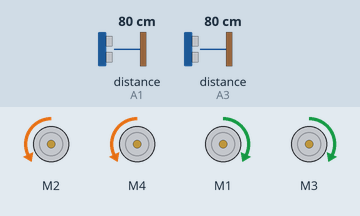
A sketch run on a simulated Arduino Uno, built with avr-gcc and run on an emulated ATmega328P. Parts: 4 × DC motor (green arrow = forward, orange = backward, longer = faster). Wiring (inferred from the names in the program): 2 × ultrasonic range finder: trigger A0, echo A1 / trigger A2, echo A3. The inputs (shaded band) are chosen by the test bench; at power-on: distance to the obstacle (sensors on A1, A3) 80 cm. The echo pulse lasts 58.3 µs per cm; what the sketch prints to the serial monitor is not drawn.

Above: at 0.79 s.
1.3 s: distance to the obstacle (sensor on A1) set to 2 cm
At 2.7 s:
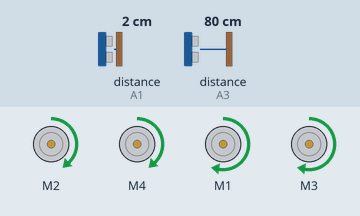
3.0 s: distance to the obstacle (sensor on A3) set to 12 cm
4.5 s: distance to the obstacle (sensor on A3) set to 9 cm
At 5.0 s:
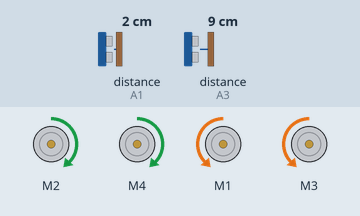
At 7.09 s:
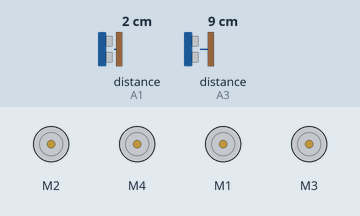
7.5 s: distance to the obstacle (sensor on A1) set to 120 cm
10.5 s: distance to the obstacle (sensor on A3) set to 18 cm
13.5 s: distance to the obstacle (sensor on A1) set to 4 cm
Timing chart, 0 to 16.1 s (numbered marks = the images above; inputs shaded):
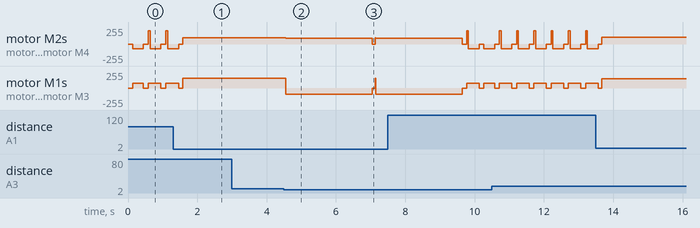

The sketch:

Maze2.ino
```cpp
#include <AFMotor.h>

// ================== Motor Setup ==================
AF_DCMotor mR1(1);
AF_DCMotor mR2(3);
AF_DCMotor mL1(2);
AF_DCMotor mL2(4);

// Base speeds
int BASE_SPEED = 120;
int MIN_DRIVE_SPEED = 70;
int MAX_DRIVE_SPEED = 200;
int TURN_SPEED = 90;
int TURN_SPEED_SLOW = 70;

// Turn timing (ms) – must calibrate
int TURN_TIME_90 = 310;      // left/right 90°
int TURN_BRAKE_PAUSE = 80;

// ================== Ultrasonic Pins ==================
const int trigL = A0;
const int echoL = A1;
const int trigF = A2;
const int echoF = A3;

// ================== Maze / Distance Parameters ==================
const float TARGET_LEFT = 5.5;          // Desired distance to left wall (cm)
const float LEFT_OPEN_THRESHOLD = 14.0; // If left distance > this => junction/opening
const float FRONT_BLOCK_THRESHOLD = 10.0; // If front < this => blocked
const float FRONT_CLEAR_FOR_MOVE = 14.0;  // Need at least this to proceed forward after a turn
const float MIN_VALID_CM = 2.0;         // Reject unrealistically small echoes
const float MAX_VALID_CM = 250.0;       // Cap for ultrasonic sanity

// P-control gain for wall following
float KP = 8.0; // Adjust (5–10 typical)

// Safety / logic timing
unsigned long lastDecisionMillis = 0;
const unsigned long DECISION_INTERVAL = 70; // ms between major decisions

// Debug flags
bool DEBUG_DISTANCE = false;
bool DEBUG_DECISIONS = false;

// ================== Utility: Motor Helpers ==================
void setSideSpeeds(int leftSpd, int rightSpd) {
  leftSpd  = constrain(leftSpd, 0, 255);
  rightSpd = constrain(rightSpd, 0, 255);
  mL1.setSpeed(leftSpd); mL2.setSpeed(leftSpd);
  mR1.setSpeed(rightSpd); mR2.setSpeed(rightSpd);
}

void driveForward(int leftSpd, int rightSpd) {
  setSideSpeeds(leftSpd, rightSpd);
  mL1.run(FORWARD); mL2.run(FORWARD);
  mR1.run(FORWARD); mR2.run(FORWARD);
}

void stopAll() {
  mL1.run(RELEASE); mL2.run(RELEASE);
  mR1.run(RELEASE); mR2.run(RELEASE);
}

void pivotLeft(bool precise = true) {
  int spd = precise ? TURN_SPEED_SLOW : TURN_SPEED;
  setSideSpeeds(spd, spd);
  mL1.run(BACKWARD); mL2.run(BACKWARD);
  mR1.run(FORWARD);  mR2.run(FORWARD);
}

void pivotRight(bool precise = true) {
  int spd = precise ? TURN_SPEED_SLOW : TURN_SPEED;
  setSideSpeeds(spd, spd);
  mL1.run(FORWARD);  mL2.run(FORWARD);
  mR1.run(BACKWARD); mR2.run(BACKWARD);
}

void brakePause() {
  stopAll();
  delay(TURN_BRAKE_PAUSE);
}

// ================== Ultrasonic Reading (Median Filter) ==================
long singlePulseCM(int trig, int echo) {
  digitalWrite(trig, LOW);
  delayMicroseconds(2);
  digitalWrite(trig, HIGH);
  delayMicroseconds(10);
  digitalWrite(trig, LOW);
  unsigned long dur = pulseIn(echo, HIGH, 25000UL); // timeout ~25ms
  if (dur == 0) return MAX_VALID_CM; // treat timeout as "far"
  float cm = dur * 0.0343 / 2.0;
  if (cm < MIN_VALID_CM) cm = MIN_VALID_CM;
  if (cm > MAX_VALID_CM) cm = MAX_VALID_CM;
  return (long)cm;
}

long median5(long a[]) {
  // Simple insertion sort for 5 elements
  for (int i=1;i<5;i++){
    long key=a[i];
    int j=i-1;
    while (j>=0 && a[j]>key) { a[j+1]=a[j]; j--; }
    a[j+1]=key;
  }
  return a[2];
}

long readDistanceMedian(int trig, int echo) {
  long vals[5];
  for (int i=0;i<5;i++) {
    vals[i] = singlePulseCM(trig, echo);
    delayMicroseconds(800);
  }
  return median5(vals);
}

// ================== Turning Helpers ==================
void doNinetyLeft() {
  if (DEBUG_DECISIONS) Serial.println(F("Action: Turn LEFT 90°"));
  pivotLeft(true);
  delay(TURN_TIME_90);
  brakePause();
}

void doNinetyRight() {
  if (DEBUG_DECISIONS) Serial.println(F("Action: Turn RIGHT 90°"));
  pivotRight(true);
  delay(TURN_TIME_90);
  brakePause();
}

// Turn right (or continue to 180) until front is clear enough
void pivotRightUntilFrontClear() {
  if (DEBUG_DECISIONS) Serial.println(F("Action: Right / U-turn sweep"));
  unsigned long start = millis();
  unsigned long maxDuration = 2500; // Safety cap (ms)
  while (millis() - start < maxDuration) {
    long dF = readDistanceMedian(trigF, echoF);
    if (dF > FRONT_CLEAR_FOR_MOVE) {
      brakePause();
      return;
    }
    pivotRight(false);
  }
  brakePause();
}

// ================== Wall Following Forward Drive ==================
void forwardWallFollow(long dLeft) {
  // P-control (error: want to be TARGET_LEFT from wall)
  float error = TARGET_LEFT - (float)dLeft;
  float adj = KP * error;

  int rightSpd = BASE_SPEED + (int)adj;
  int leftSpd  = BASE_SPEED - (int)adj;

  rightSpd = constrain(rightSpd, MIN_DRIVE_SPEED, MAX_DRIVE_SPEED);
  leftSpd  = constrain(leftSpd,  MIN_DRIVE_SPEED, MAX_DRIVE_SPEED);

  driveForward(leftSpd, rightSpd);
}

// ================== Setup ==================
void setup() {
  Serial.begin(9600);

  pinMode(trigL, OUTPUT); pinMode(echoL, INPUT);
  pinMode(trigF, OUTPUT); pinMode(echoF, INPUT);

  stopAll();

  Serial.println(F("Left-Wall Maze Solver Starting..."));
}

// ================== Main Loop ==================
void loop() {
  // Limit decision frequency
  if (millis() - lastDecisionMillis < DECISION_INTERVAL) {
    return;
  }
  lastDecisionMillis = millis();

  long dLeft  = readDistanceMedian(trigL, echoL);
  long dFront = readDistanceMedian(trigF, echoF);

  if (DEBUG_DISTANCE) {
    Serial.print(F("L:")); Serial.print(dLeft);
    Serial.print(F("  F:")); Serial.println(dFront);
  }

  bool leftOpen     = dLeft  > LEFT_OPEN_THRESHOLD;
  bool frontBlocked = dFront < FRONT_BLOCK_THRESHOLD;

  // ---- Decision Logic (Left-Hand Rule) ----
  if (leftOpen) {
    // Prefer LEFT turn
    doNinetyLeft();

    // After turn, optionally nudge forward if front is clear
    dFront = readDistanceMedian(trigF, echoF);
    if (dFront > FRONT_CLEAR_FOR_MOVE) {
      forwardWallFollow(readDistanceMedian(trigL, echoL));
    }
  }
  else if (frontBlocked) {
    // We must turn right (or 180 if dead-end)
    pivotRightUntilFrontClear();

    // After clearing pivot, go forward again (will wall-follow next cycle)
    dLeft = readDistanceMedian(trigL, echoL);
    forwardWallFollow(dLeft);
  }
  else {
    // Corridor ahead, follow wall
    forwardWallFollow(dLeft);
  }
}
```

Measured:
- the behaviour switches between 11 and 10 cm on distance to the obstacle (sensor on A3) (found by bisection; images 1 and 2)
- after the input at 3.0 s, every drawn part: stays the same
- after the input at 4.5 s, motor M2, motor M4: forward 92/255 → forward 90/255 after 0.05 s, → stopped 2.5 s later, → forward 90/255 0.09 s later; motor M1, motor M3: forward 148/255 → backward 90/255 after 0.05 s, → stopped 2.5 s later, → backward 90/255 0.09 s later
